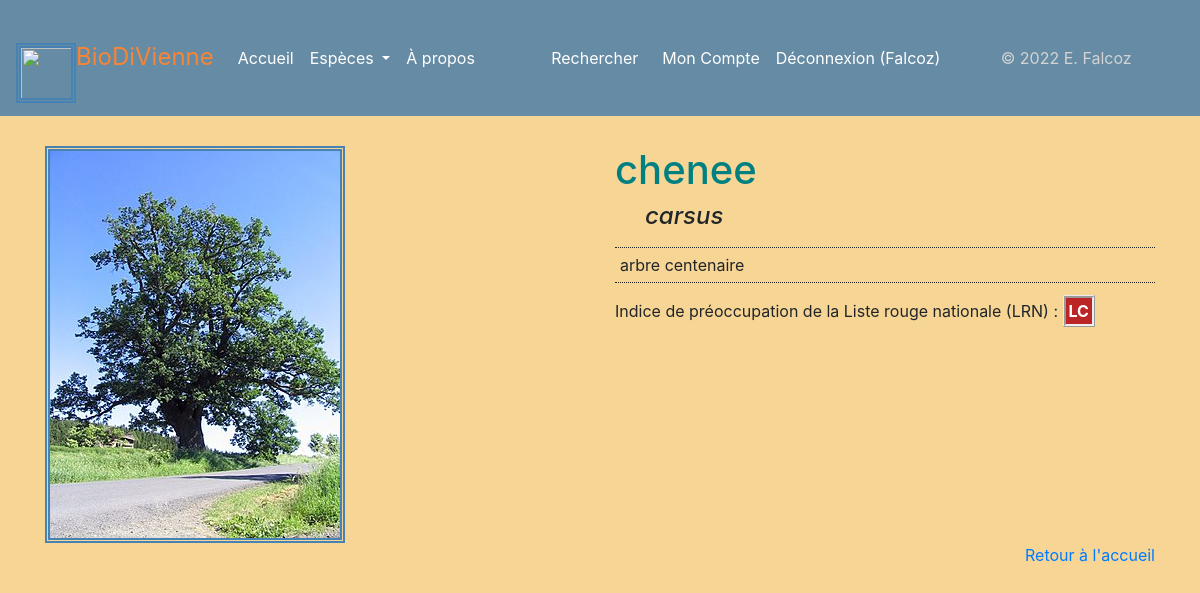
/espece/34 (signed in), run on the app's committed database.
### app.py (models this page shows, shortened)
class User(UserMixin, db.Model):
    user_id = db.Column(db.Integer, unique=True, nullable=False, primary_key=True, autoincrement=True)
    user_nom = db.Column(db.Text, nullable=False)
    user_login = db.Column(db.String(45), nullable=False, unique=True)
    user_email = db.Column(db.Text, nullable=False)
    user_password = db.Column(db.String(100), nullable=False)
    authorships = db.relationship("Authorship", back_populates="user")

class Espece(db.Model):
    espece_id = db.Column(db.Integer, unique=True, nullable=False, primary_key=True, autoincrement=True)
    espece_fichier = db.Column(db.Text, unique=True, nullable=False)
    espece_regne = db.Column(db.Text)
    espece_nom_vernaculaire = db.Column(db.Text, nullable=False)
    espece_nom_latin = db.Column(db.Text, unique=True, nullable=False)
    espece_description = db.Column(db.Text)
    espece_preoccupation = db.Column(db.Text)
    authorships = db.relationship("Authorship", back_populates="espece")

### app.py (the view)
@app.route("/espece/<int:espece_id>")
def espece(espece_id):
    unique_espece = Espece.query.get(espece_id)
    return render_template("pages/espece.html", espece=unique_espece)

### app.py (called while the page is built)
@login.user_loader
def trouver_utilisateur_via_id(identifiant):
    return User.query.get(int(identifiant))

### templates/pages/espece.html (shortened to what this page needs)
{% extends "conteneur.html" %}
{% block corps %}
    {% if statut == 0 %}
        <div class="alert alert-warning" role="alert">Erreur: vous ne pouvez avoir un même nom latin pour deux espèces.</div>
    {% else %}
    {% if espece %}
<div>
<div class="row align-items-start">
    <div class="col">
            <img src=/display/{{espece.espece_fichier}} class="img-fluid" href="{{espece.espece_droit_image}}">
    </div>
    <div class="col desc">
      <h1>{{espece.espece_nom_vernaculaire}}</h1>
            <h4><i>{{espece.espece_nom_latin}}</i></h4>
      <div class="mb-3">
                <p class="description">{{espece.espece_description}}</p>
              </div>
            <div class="mb-3">
                <p>Indice de préoccupation de la Liste rouge nationale (LRN) : <span class="preocc">{{espece.espece_preoccupation}}</span></p></br>
            </div>
</div>
</div>
    {% else %}
            <div class="row align-items-start">
                <div class="col">
        <p>La base de données est en cours de constitution</p>
                    </div>
            </div>
    {% endif %}
    {% endif %}
    <p><a class="float-right" href="{{url_for('accueil')}}">Retour à l'accueil</a></p>
{% endblock %}

### templates/conteneur.html (shortened to what this page needs)
<!DOCTYPE html>
<html lang="fr">
<head>
    <head>
    {% include "partials/css.html" %}
        <link rel="stylesheet" href="/static/css/style.css">
</head>
<body>
    <nav class="navbar navbar-expand-lg navbar-light" style="background-color: #668ba4;">
        <a class="navbar-brand" href="{{url_for('accueil')}}" style="color: #f78536; font-size: x-large;"> <img class="d-inline-block" src="{{url_for('static', filename='images/pavot.png')}}" width="60" height="60" class="d-inline-block align-text-top"/>BioDiVienne</a>
        <ul class="navbar-nav mr-auto mt-2 mt-lg-0">
          <li class="nav-item active">
            <a class="nav-link nav-info" style="color: white" href="{{url_for('accueil')}}">Accueil</a>
          </li>
          <li class="nav-item dropdown nav-item">
            <a class="nav-link dropdown-toggle" style="color: white" href="#" id="EspecesDropdown" role="button" data-toggle="dropdown" aria-haspopup="true" aria-expanded="false">
              Espèces
            </a>
          </li>
            <li class="nav-item">
            <a class="nav-link " style="color: white;" href="{{url_for('page_apropos')}}">À propos</a>
          </li>
        </ul>
        <form class="form-inline my-2 my-lg-0" action="{{url_for('recherche')}}" method="GET">
            <a class="nav-link" style="color: white" src="{{url_for('recherche')}}" href="{{url_for('recherche')}}">Rechercher</a>
        </form>
        <ul class="navbar-nav mr-auto">
                {% if not current_user.is_authenticated %}
                  <li class="nav-item">
                    <a class="nav-link" style="color: white" href="{{url_for("inscription")}}">Inscription</a>
                  </li>
                  <li class="nav-item">
                    <a class="nav-link" style="color: white" href="{{url_for("connexion")}}">Connexion</a>
                  </li>
                {% else %}
                <li class="nav-item">
                <a class="nav-link" style="color: white" href="{{url_for("mon_compte")}}">Mon Compte</a>
                </li>
                  <li class="nav-item">
                    <a class="nav-link" style="color: white" href="{{url_for("deconnexion")}}">Déconnexion ({{current_user.user_nom}})</a>
                  </li>
                {% endif %}
        </ul>
        <ul class="navbar-nav mr-auto">
            <li class="nav-item" style="color: lightgray">&copy; 2022 E. Falcoz</li>
        </ul>
    </nav>
    <div class="container">
    {% block corps %}{% endblock %}
    </div>
</div>
</body>
</html>

### static/css/style.css (style rules this page uses)
.container { background-image: none; }

### templates/pages/espece.html (style rules this page uses)
body { background-color: #f7d695; }
img { border-style: double; border-width: thick; border-color: steelblue; margin-top: 30px; }
.desc { margin-top: 30px; }
.preocc { font-weight: bolder; color: white; border-style: ridge !important; border-radius: 05%; padding: 3px; background-color: #bc2525; border-width: 3px; }
p.description { border-top: dotted 1px; margin: revert; padding: 5px; border-bottom: dotted 1px; text-align: justify; }
h1 { color: teal; }
h4 { margin-left: 30px; }

### data on the page
User: user_nom "Falcoz"
Espece: espece_fichier (picture), espece_nom_vernaculaire "chenee", espece_nom_latin "carsus", espece_description "arbre centenaire", espece_preoccupation "LC"
